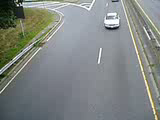
#> input picture frame 12 of motion analysis/traffic.avi, 160 x 120 px
$ python track_black_cars.py
#> lines starting #> are read from the running program, lines starting #| are printed output that depends on the picture
import cv2
import numpy as np


video_path = r'D:\computer vision tasks\motion analysis\traffic.avi'
resize_height = 800
min_area = 1200


pixel_is_black_threshold = 65


required_black_percentage = 0.78

trafficObj = cv2.VideoCapture(video_path)

if not trafficObj.isOpened():
    print("Error: Could not open video.")
    exit()

bg_subtractor = cv2.createBackgroundSubtractorMOG2(history=100, varThreshold=50, detectShadows=False)
se5 = cv2.getStructuringElement(cv2.MORPH_ELLIPSE, (5, 5))

print(f"Tracking only if more than {int(required_black_percentage*100)}% of the body is black...")
print("Press 'ESC' to exit.")

while True:
    ret, frame = trafficObj.read()
#> frame is the input picture: shape (120, 160, 3); mean B, G, R 130.9, 133.8, 128.6
    if not ret:
        break

    # Resize
    height, width = frame.shape[:2]
#> height = 120; width = 160
    ratio = resize_height / height
#> ratio = 6.67
    new_width = int(width * ratio)
#> new_width = 1066
    frame = cv2.resize(frame, (new_width, resize_height))
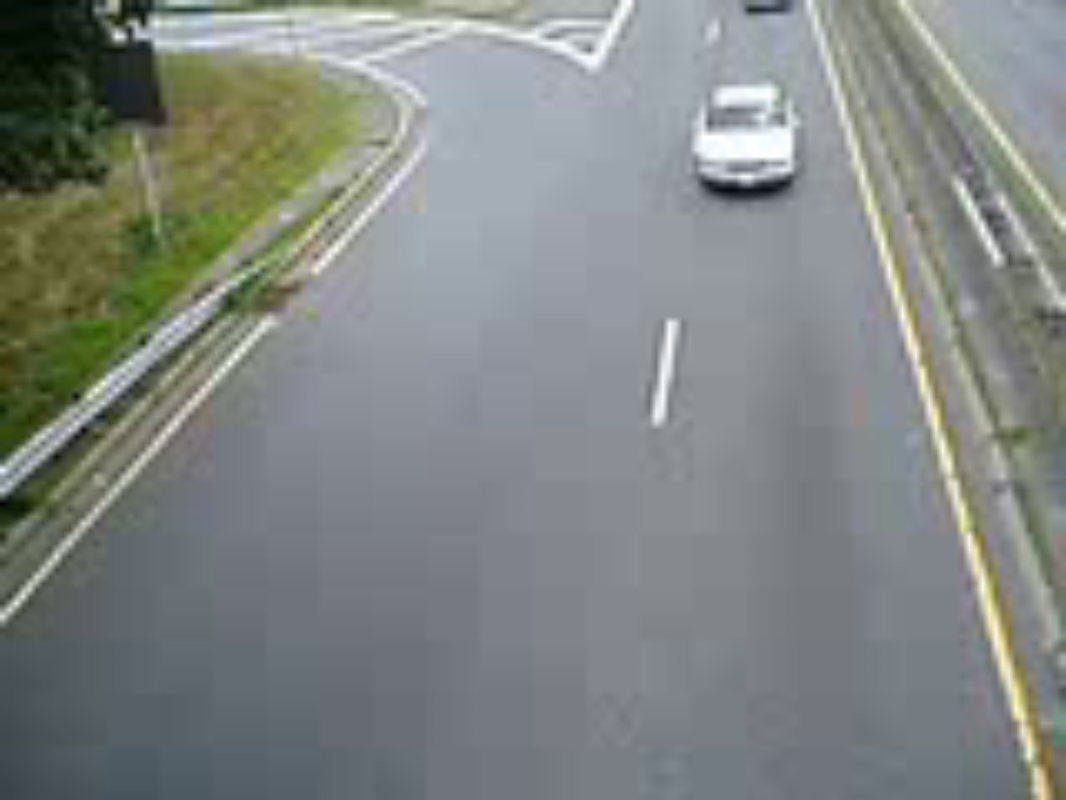
#> frame: shape (800, 1066, 3); mean B, G, R 130.8, 133.7, 128.5

    # Motion Detection
    fg_mask = bg_subtractor.apply(frame)
#> fg_mask: shape (800, 1066); every value is 255
    fBW = cv2.morphologyEx(fg_mask, cv2.MORPH_OPEN, se5)
    fBW = cv2.morphologyEx(fBW, cv2.MORPH_CLOSE, se5)

    contours, _ = cv2.findContours(fBW, cv2.RETR_EXTERNAL, cv2.CHAIN_APPROX_SIMPLE)
#> contours = [[[0, 0], [0, 799], [1065, 799], [1065, 0]]]

    for cnt in contours:
        if cv2.contourArea(cnt) > min_area:
            x, y, w, h = cv2.boundingRect(cnt)

            # 1. Tighter Crop (Focus on the Door/Side Panel)
            roi_y_start = y + int(h * 0.3) # Skip top 30%
            roi_y_end   = y + int(h * 0.7) # Skip bottom 30%
            roi_x_start = x + int(w * 0.2) # Skip side edges
            roi_x_end   = x + int(w * 0.8)

            if roi_y_end > roi_y_start and roi_x_end > roi_x_start:
                car_body = frame[roi_y_start:roi_y_end, roi_x_start:roi_x_end]
                gray_body = cv2.cvtColor(car_body, cv2.COLOR_BGR2GRAY)

                # 2. Count Black Pixels
                black_pixels_count = np.sum(gray_body < pixel_is_black_threshold)
                total_pixels = gray_body.size

                # 3. Calculate Percentage
                black_ratio = black_pixels_count / total_pixels

                # 4. Strict Logic: Don't track if below 50%
                if black_ratio >= required_black_percentage:
                    # Draw Box (Red)
                    cv2.rectangle(frame, (x, y), (x+w, y+h), (0, 0, 255), 2)

                    # Label with percentage
                    label = f"Dark Car: {int(black_ratio*100)}%"
                    cv2.putText(frame, label, (x, y-5), cv2.FONT_HERSHEY_SIMPLEX, 0.5, (0, 0, 255), 2)
#> this loop made 1 pass
#> (cnt, x, y, w, h, roi_y_start, roi_y_end, roi_x_start) on pass 1: ([[0, 0], [0, 799], [1065, 799], [1065, 0]], 0, 0, 1066, 800, 240, 560, 213)
#> pass 1, `car_body = frame[roi_y_start:roi_y_end, roi_x_start:roi_x_end]`:
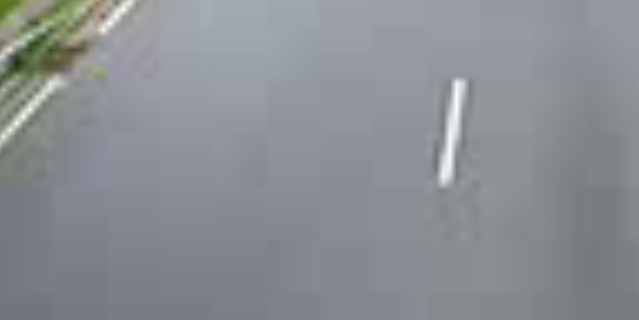
#> car_body: shape (320, 639, 3); mean B, G, R 147.8, 142.8, 138.3
#> pass 1, `gray_body = cv2.cvtColor(car_body, cv2.COLOR_BGR2GRAY)`:
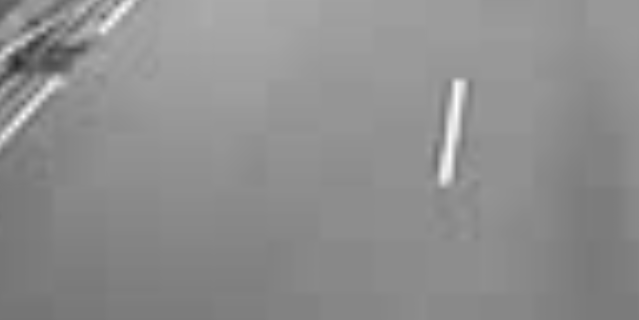
#> gray_body: shape (320, 639); min 39, max 254, mean 141.9

    cv2.imshow('Task 3: Track Dark Cars (Strict 50%)', frame)

    if cv2.waitKey(30) & 0xFF == 27:
#> (key Esc is pressed here)
        break

trafficObj.release()
cv2.destroyAllWindows()

$ run again, starting later in the video
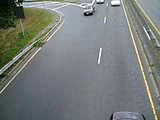
#> input picture frame 54 of motion analysis/traffic.avi, 160 x 120 px
#> frame is the input picture: shape (120, 160, 3); mean B, G, R 122.2, 124.5, 119.7
#> `frame = cv2.resize(frame, (new_width, resize_height))`:
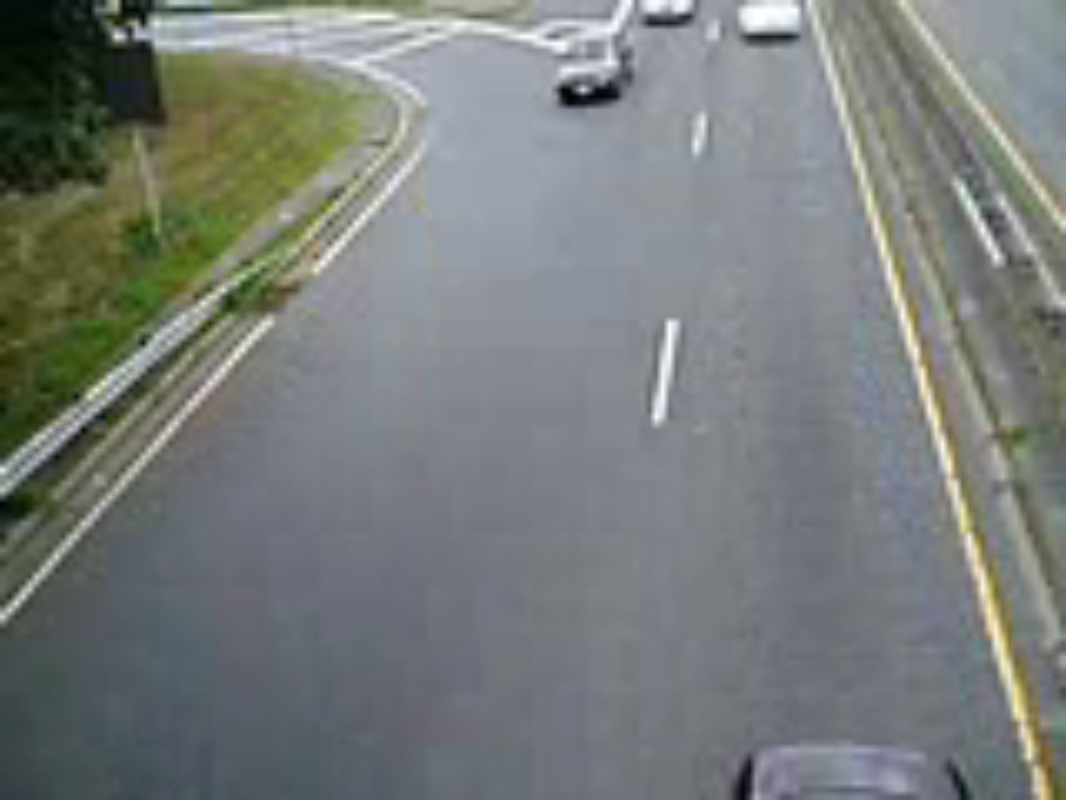
#> frame: shape (800, 1066, 3); mean B, G, R 122.1, 124.4, 119.6
#> fg_mask: shape (800, 1066); every value is 255
#> contours = [[[0, 0], [0, 799], [1065, 799], [1065, 0]]]
#> the loop `for cnt in contours:` made 1 pass
#> (cnt, x, y, w, h, roi_y_start, roi_y_end, roi_x_start) on pass 1: ([[0, 0], [0, 799], [1065, 799], [1065, 0]], 0, 0, 1066, 800, 240, 560, 213)
#> pass 1, `car_body = frame[roi_y_start:roi_y_end, roi_x_start:roi_x_end]`:
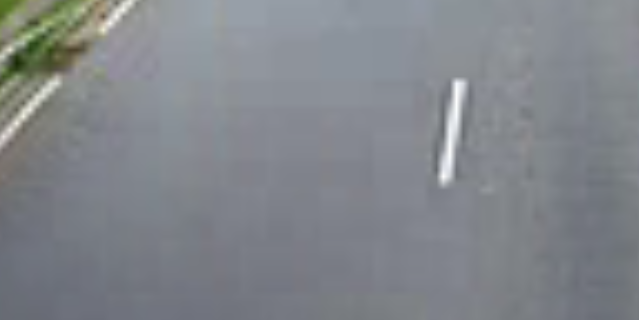
#> car_body: shape (320, 639, 3); mean B, G, R 138.7, 133.5, 129.5

$ run again, starting later in the video
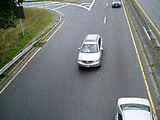
#> input picture frame 96 of motion analysis/traffic.avi, 160 x 120 px
#> frame is the input picture: shape (120, 160, 3); mean B, G, R 120.7, 122.9, 118.1
#> `frame = cv2.resize(frame, (new_width, resize_height))`:
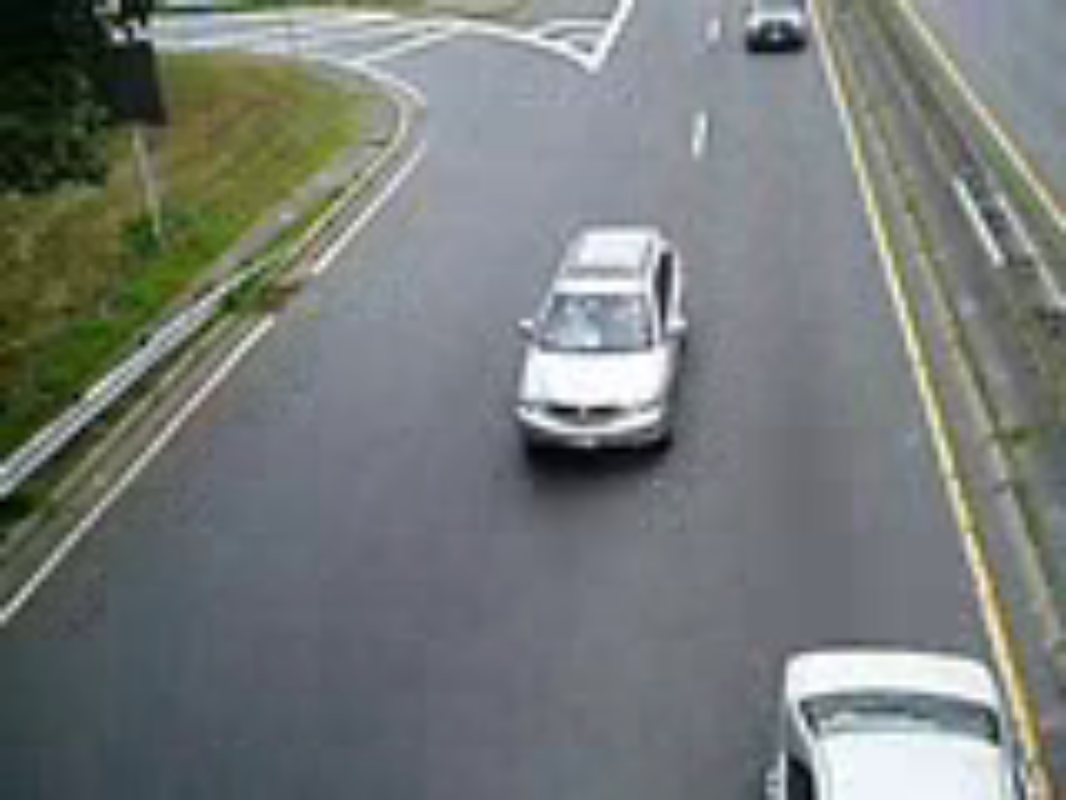
#> frame: shape (800, 1066, 3); mean B, G, R 120.6, 122.8, 117.9
#> fg_mask: shape (800, 1066); every value is 255
#> contours = [[[0, 0], [0, 799], [1065, 799], [1065, 0]]]
#> the loop `for cnt in contours:` made 1 pass
#> (cnt, x, y, w, h, roi_y_start, roi_y_end, roi_x_start) on pass 1: ([[0, 0], [0, 799], [1065, 799], [1065, 0]], 0, 0, 1066, 800, 240, 560, 213)
#> pass 1, `gray_body = cv2.cvtColor(car_body, cv2.COLOR_BGR2GRAY)`:
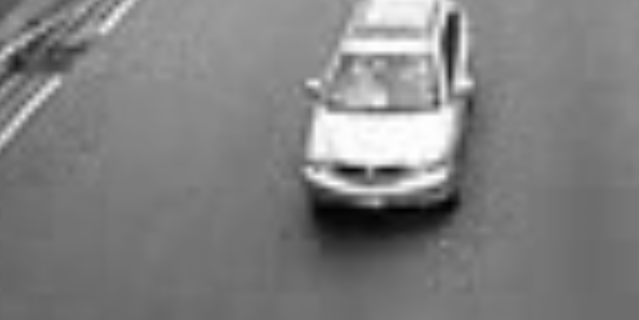
#> gray_body: shape (320, 639); min 1, max 255, mean 128.1
